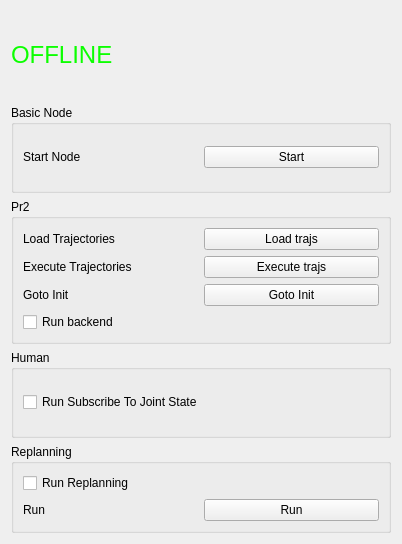
<?xml version="1.0" encoding="UTF-8"?>
<ui version="4.0">
 <class>Move3DRosGui</class>
 <widget class="QWidget" name="Move3DRosGui">
  <property name="geometry">
   <rect>
    <x>0</x>
    <y>0</y>
    <width>402</width>
    <height>544</height>
   </rect>
  </property>
  <property name="windowTitle">
   <string>Form</string>
  </property>
  <layout class="QGridLayout" name="gridLayout">
   <item row="4" column="1">
    <widget class="QGroupBox" name="groupBox_2">
     <property name="title">
      <string>Human</string>
     </property>
     <layout class="QGridLayout" name="gridLayout_3">
      <item row="0" column="0">
       <widget class="QCheckBox" name="checkBoxRunHumanBackEnd">
        <property name="text">
         <string>Run Subscribe To Joint State</string>
        </property>
       </widget>
      </item>
     </layout>
    </widget>
   </item>
   <item row="1" column="1">
    <widget class="QLabel" name="labelOnline">
     <property name="text">
      <string>&lt;html&gt;&lt;head/&gt;&lt;body&gt;&lt;p&gt;&lt;span style=&quot; font-size:18pt; color:#0cff00;&quot;&gt;OFFLINE&lt;/span&gt;&lt;/p&gt;&lt;/body&gt;&lt;/html&gt;</string>
     </property>
    </widget>
   </item>
   <item row="3" column="1">
    <widget class="QGroupBox" name="groupBox_4">
     <property name="title">
      <string>Pr2</string>
     </property>
     <layout class="QGridLayout" name="gridLayout_5">
      <item row="0" column="1">
       <widget class="QPushButton" name="pushButtonLoadTrajs">
        <property name="text">
         <string>Load trajs</string>
        </property>
       </widget>
      </item>
      <item row="0" column="0">
       <widget class="QLabel" name="label_2">
        <property name="text">
         <string>Load Trajectories</string>
        </property>
       </widget>
      </item>
      <item row="3" column="0">
       <widget class="QCheckBox" name="checkBoxRunPr2Backend">
        <property name="text">
         <string>Run backend</string>
        </property>
       </widget>
      </item>
      <item row="1" column="0">
       <widget class="QLabel" name="label_3">
        <property name="text">
         <string>Execute Trajectories</string>
        </property>
       </widget>
      </item>
      <item row="1" column="1">
       <widget class="QPushButton" name="pushButtonExecTrajs">
        <property name="text">
         <string>Execute trajs</string>
        </property>
       </widget>
      </item>
      <item row="2" column="1">
       <widget class="QPushButton" name="pushButtonGotoInit">
        <property name="text">
         <string>Goto Init</string>
        </property>
       </widget>
      </item>
      <item row="2" column="0">
       <widget class="QLabel" name="label_4">
        <property name="text">
         <string>Goto Init</string>
        </property>
       </widget>
      </item>
     </layout>
    </widget>
   </item>
   <item row="2" column="1">
    <widget class="QGroupBox" name="groupBox">
     <property name="title">
      <string>Basic Node</string>
     </property>
     <layout class="QGridLayout" name="gridLayout_2">
      <item row="0" column="0">
       <widget class="QLabel" name="label">
        <property name="text">
         <string>Start Node</string>
        </property>
       </widget>
      </item>
      <item row="0" column="1">
       <widget class="QPushButton" name="pushButtonStart">
        <property name="text">
         <string>Start</string>
        </property>
       </widget>
      </item>
     </layout>
    </widget>
   </item>
   <item row="5" column="1">
    <widget class="QGroupBox" name="groupBox_3">
     <property name="title">
      <string>Replanning</string>
     </property>
     <layout class="QGridLayout" name="gridLayout_4">
      <item row="1" column="1">
       <widget class="QPushButton" name="pushButtonRunReplanning">
        <property name="text">
         <string>Run</string>
        </property>
       </widget>
      </item>
      <item row="1" column="0">
       <widget class="QLabel" name="label_5">
        <property name="text">
         <string>Run</string>
        </property>
       </widget>
      </item>
      <item row="0" column="0">
       <widget class="QCheckBox" name="checkBoxRunReplanning">
        <property name="text">
         <string>Run Replanning</string>
        </property>
       </widget>
      </item>
     </layout>
    </widget>
   </item>
  </layout>
 </widget>
 <resources/>
 <connections/>
</ui>
